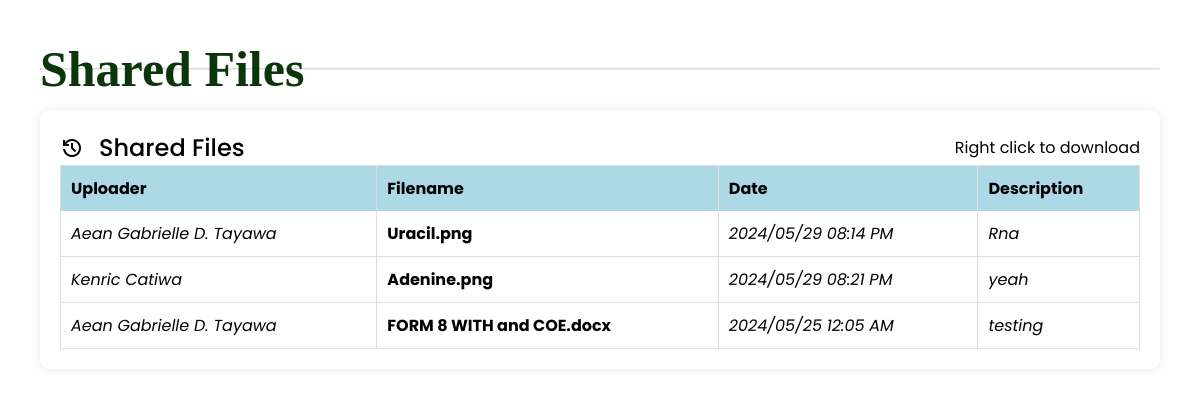
Screenshot of /shared-files.php with the database file from the repository.
### tables this page shows
CREATE TABLE `files` (
  `id` int(11) NOT NULL,
  `name` varchar(200) NOT NULL,
  `description` text NOT NULL,
  `user_id` int(30) NOT NULL,
  `folder_id` int(30) NOT NULL,
  `file_type` varchar(50) NOT NULL,
  `file_path` text NOT NULL,
  `is_public` tinyint(1) DEFAULT 0,
  `date_updated` datetime NOT NULL DEFAULT current_timestamp() ON UPDATE current_timestamp()
);

CREATE TABLE `users` (
  `id` int(30) NOT NULL,
  `profile_pic` varchar(128) NOT NULL,
  `name` varchar(200) NOT NULL,
  `username` varchar(100) NOT NULL,
  `password` varchar(200) NOT NULL,
  `type` tinyint(1) NOT NULL DEFAULT 2 COMMENT '1+admin , 2 = users',
  `contact_number` varchar(20) NOT NULL,
  `email` varchar(128) NOT NULL,
  `address` text NOT NULL,
  `position` varchar(50) NOT NULL,
  `birthday` varchar(50) NOT NULL,
  `gender` varchar(10) NOT NULL,
  `civil_status` varchar(20) NOT NULL
);

### shared-files.php (the view, shortened to what this page needs)
<link rel="stylesheet" href= "./css/home.css">
<link rel="stylesheet" href="https://unicons.iconscout.com/release/v4.0.0/css/line.css">
<link href='https://unpkg.com/boxicons@2.0.9/css/boxicons.min.css' rel='stylesheet'>
<div class="dash-content">
    <div class="overview">
        <div class="title">
            <h2>Shared Files</h2>
        </div>
        <hr>
    </div>
    <div class="container">
	<?php include('db_connect.php') ;
	$files = $conn->query("SELECT f.*,u.name as uname FROM files f inner join users u on u.id = f.user_id where  f.is_public = 1 order by date(f.date_updated) desc");
	?>
        <div class="activity">
            <div class="title">
                <div class="act">
                    <span class="material-symbols-outlined">history</span>
                    <span class="text">Shared Files</span>
                </div>
				<p>Right click to download</p>
            </div>
			<div class="table-container">
				<div class="dashboard-table-wrapper">
					<table class="table">
						<thead>
							<tr>
							<th>Uploader</th>
							<th>Filename</th>
							<th>Date</th>
							<th>Description</th>
							</tr>
						</thead>
						<tbody>
						<?php
					while($row=$files->fetch_assoc()):
						$name = explode(' ||',$row['name']);
						$name = isset($name[1]) ? $name[0] ." (".$name[1].").".$row['file_type'] : $name[0] .".".$row['file_type'];
						$img_arr = array('png','jpg','jpeg','gif','psd','tif');
						$doc_arr =array('doc','docx');
						$icon ='fa-file';
						if(in_array(strtolower($row['file_type']),$img_arr))
							$icon ='fa-image';
						if(in_array(strtolower($row['file_type']),$doc_arr))
							$icon ='fa-file-word';
					?>
						<tr class='file-item' data-id="<?php echo $row['id'] ?>" data-name="<?php echo $name ?>">
							<td><i><?php echo ucwords($row['uname']) ?></i></td>
							<td><large><span><i class="fa <?php echo $icon ?>"></i></span><b> <?php echo $name ?></b></large>
							</td>
							<td><i><?php echo date('Y/m/d h:i A',strtotime($row['date_updated'])) ?></i></td>
							<td><i><?php echo $row['description'] ?></i></td>
						</tr>
					<?php endwhile; ?>
					</table>
				</div>
			</div>
		</div>
	</div>
</div>

### css/home.css (style rules this page uses)
* { margin: 0; padding: 0; box-sizing: border-box; font-family: 'Poppins', sans-serif; }
h2 { font-size: 50px; font-weight: bold; color: #0B360A; font-family: montserrat; }
.dash-content { margin: 40px; height: 100%; }
.dash-content .title { display: flex; align-items: center; margin: 0px 0 0px 0; justify-content: space-between; }
.dash-content .title .text { font-size: 24px; font-weight: 500; color: var(--text-color); margin-left: 10px; }
.table { width: 100%; border-collapse: collapse; color:#000; font-family: 'Lato', sans-serif; border: 1px solid #DDD; }
.table th { background-color: lightblue; color: black; padding: 10px; text-align: left; border-right: 1px solid #DDD; }
.table th:nth-child(2), .table th:nth-child(3) { min-width: 80px; }
.table td:first-child { border-left: 1px solid #DDD; }
.table td { padding: 10px; border-bottom: 1px solid #DDD; border-right: 1px solid #DDD; color: #000; }
hr { margin-top: -30px; margin-bottom: 40px; border-top: 1px solid #DDD; }
.text { display: flex; flex-direction: column; }
.container { flex-basis: calc(50% - 20px); background-color: white; padding: 20px; border-radius: 10px; box-shadow: 0 0 10px rgba(0, 0, 0, 0.1); margin-top: 20px; max-width: 100%; }
.dashboard-table-wrapper { max-height: 500px; overflow-y: auto; overflow-x: hidden }
.act { display: flex; align-items: center; }
.material-symbols-outlined { margin-right: 5px; }

### shared-files.php (style rules this page uses)
.file-item { cursor: pointer; }
table { width: 100%; border-collapse: collapse; color: #000; font-family: 'Lato', sans-serif; border: 1px solid #DDD; font-size: 16px; }
table th { background-color: lightblue; color: black; padding: 10px; text-align: left; border-right: 1px solid #DDD; }
table td { padding: 10px; border-bottom: 1px solid #DDD; border-right: 1px solid #DDD; color: #000; }

### rows the page displays
files: user.name "Aean Gabrielle D. Tayawa", name "Uracil.png", date_updated "2024/05/29 08:14 PM", description "Rna"
files: user.name "Kenric Catiwa", name "Adenine.png", date_updated "2024/05/29 08:21 PM", description "yeah"
files: user.name "Aean Gabrielle D. Tayawa", name "FORM 8 WITH and COE.docx", date_updated "2024/05/25 12:05 AM", description "testing"
